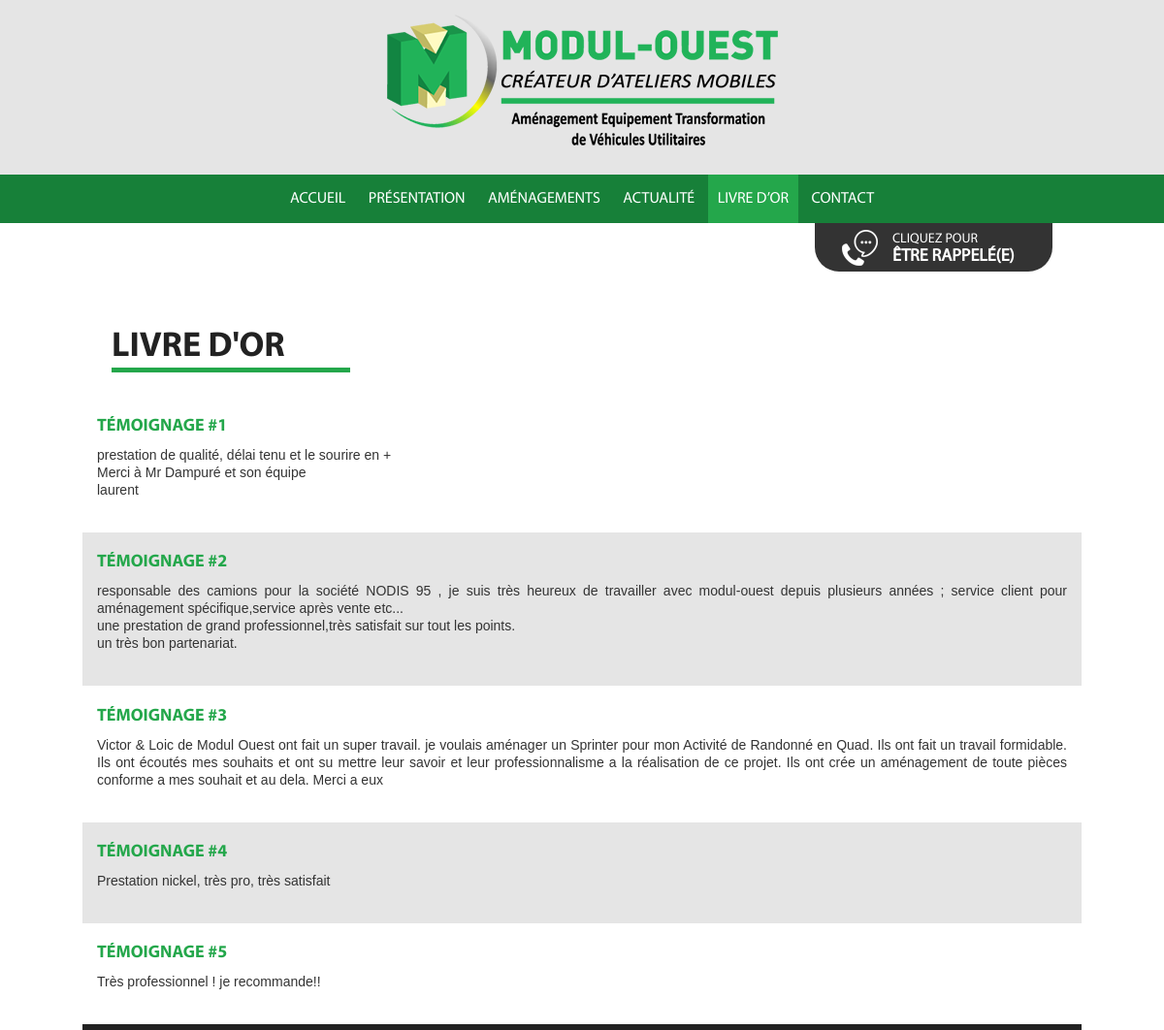
/livre-dor.php (upper part), run on an earlier commit of the app's database.
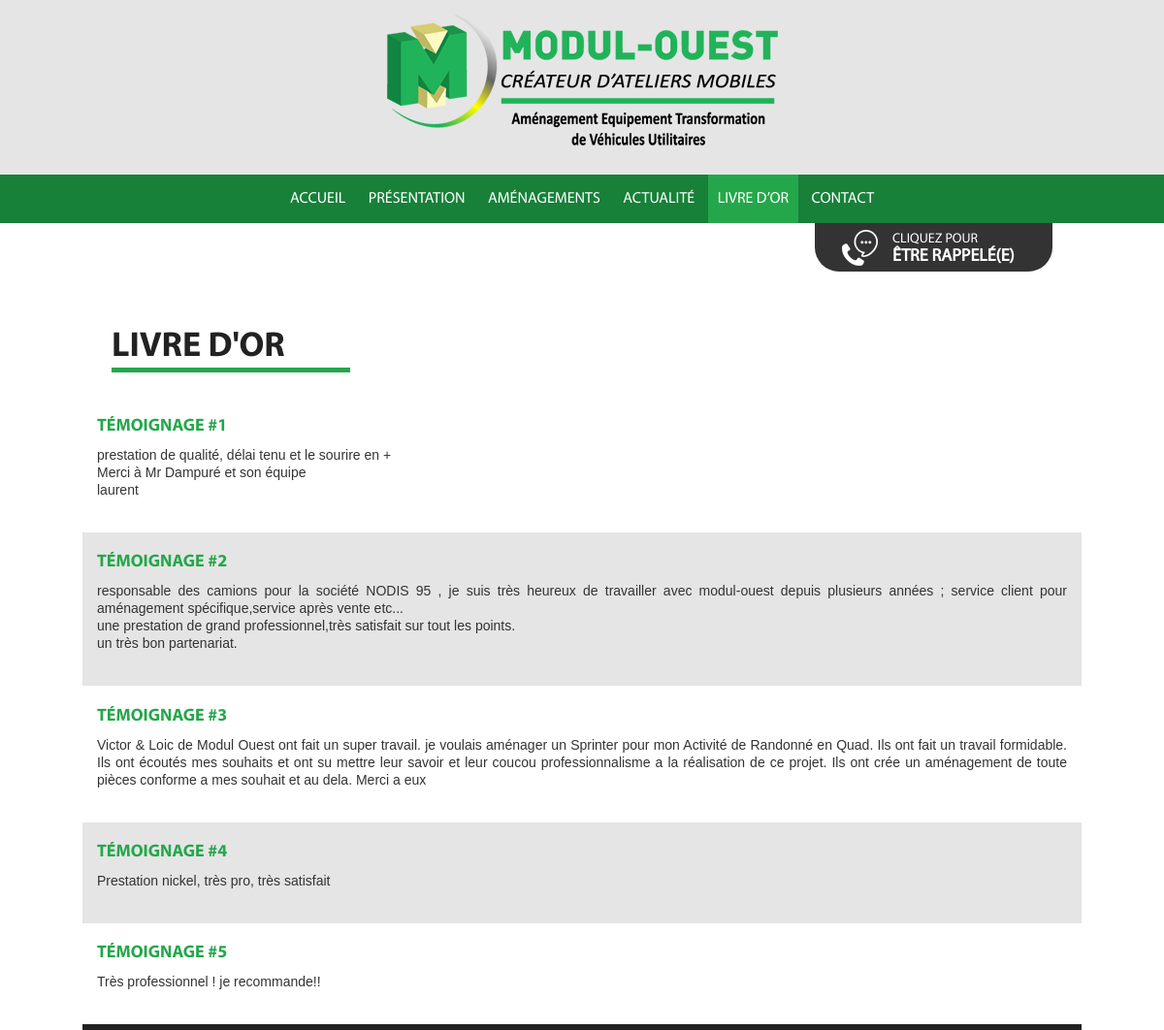
And on a later commit of the database.
### tables this page shows
CREATE TABLE `goldbook` (
  `id` int(11) NOT NULL AUTO_INCREMENT,
  `date` datetime NOT NULL,
  `nom` varchar(250) DEFAULT NULL,
  `email` varchar(100) DEFAULT NULL,
  `message` text DEFAULT NULL,
  `online` tinyint(4) NOT NULL DEFAULT 0,
  PRIMARY KEY (`id`)
);

### admin/classes/StorageManager.php (called while the page is built, shortened)
<?php
class StorageManager{
	protected function dbConnect() {
		try {
			$this->mysqli = new mysqli ( DBHOST, DBUSER, DBPASSWD, DBNAME ) ;
		} catch (Exception $e) {
			throw new Exception("Erreur Connexion DB ". $e->getMessage());
		}
	}
}
?>

### admin/classes/Goldbook.php (called while the page is built, shortened)
<?php
require_once("StorageManager.php");
class Goldbook extends StorageManager {
	public function goldbookValidGet( $debug=false ){
		$requete = "SELECT * FROM `goldbook` WHERE online=1 ORDER BY `date` DESC" ;
		$result = mysqli_query($this->mysqli,$requete);
		$new_array = null;
		while( $row = mysqli_fetch_assoc( $result)){
			$new_array[] = $row;
		}
		return $new_array;
	}
}

### livre-dor.php (the view, shortened to what this page needs)
<?
	require $_SERVER[ "DOCUMENT_ROOT" ] . "/admin/classes/Goldbook.php";
	$debug = false;
	$goldbook = new Goldbook();
	$liste_commentaire = $goldbook->goldbookValidGet( $debug );
?>
<!doctype html>
<html class="no-js" lang="fr">
	<head>
		<? include( $_SERVER[ "DOCUMENT_ROOT" ] . "/inc/header.php" ); ?>
	</head>
<body class="page">
	<? include( $_SERVER[ "DOCUMENT_ROOT" ] . "/inc/top.php" ); ?>
	<div class="row contenu">
		<? include( $_SERVER[ "DOCUMENT_ROOT" ] . "/rappel.php" ); ?>
		<div class="large-12 columns">
			<h1>Livre d'or</h1>
		</div>
		<?
		if ( !empty( $liste_commentaire ) ) {
			$cpt = 1;
			foreach( $liste_commentaire as $_commentaire ) {
				echo "<div class='row temoignage'>\n";
				echo "	<div class='large-12 columns'>\n";
				echo "		<h3>Témoignage #" . $cpt . "</h3>\n";
				echo "		<p>" . nl2br( $_commentaire[ "message" ] ) . "</p>\n";
				echo "	</div>\n";
				echo "</div>\n";
				$cpt++;
			}
		}
		?>
		<div class="row inscription">
		</div>
	</div>
	<? include( $_SERVER[ "DOCUMENT_ROOT" ] . "/scripts.php" ); ?>
</body>
</html>

What changed in the data, as far as the page shows it:
changed goldbook: message "…leur savoir et leur professionnalisme a la réalisation…" → "…leur savoir et leur coucou professionnalisme a la réalisation…"
